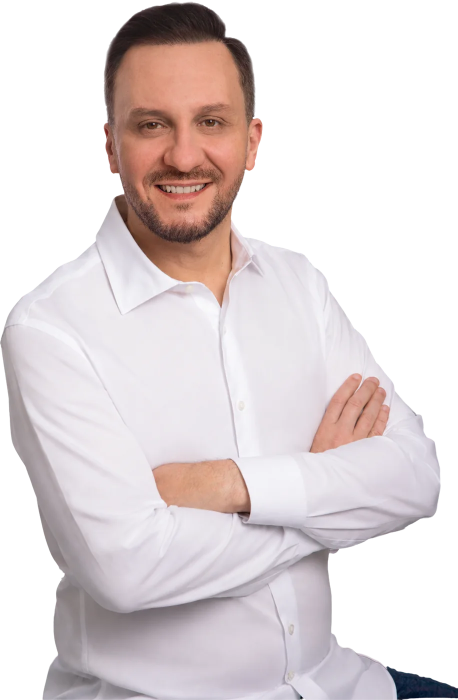
#> input picture assets/brand/foto/pepe-1400.webp, 915 x 1400 px (shown at 1/2 size)
$ python preparar_foto.py ../../assets/brand/foto/pepe-1400.webp
#> lines starting #> are read from the running program, lines starting #| are printed output that depends on the picture
#!/usr/bin/env python3
"""Prepara o retrato recortado: limpa a franja do recorte e gera as variantes.

O PNG que veio da agência tem ~13 mil pixels de borda semi-transparente ainda
contaminados pelo fundo branco do estúdio. Sobre o azul da identidade isso vira
uma franja clara em volta do cabelo e dos ombros — o "branco vazado". Encolher
o alpha em 2px corta a franja sem comer o cabelo; 3px já começa a roer o
contorno, 1px não resolve por completo.

Duas variantes saem daqui:
  corpo  — do topo à cintura, para o cartão de compartilhamento e a gráfica
  busto  — 10% a menos no topo e cortado em 84% da altura, para o hero do site,
           onde o retrato precisa preencher a coluna sem espaço morto em volta
           da cabeça
"""
import sys
from pathlib import Path

from PIL import Image, ImageFilter

RAIZ = Path(__file__).resolve().parent.parent
DIST = RAIZ / "dist" / "foto"

EROSAO_PX = 2          # franja do recorte
# Nada é cortado do topo. O vazio acima da cabeça mede 7px numa imagem de 2400
# — 0,3%, e o próprio getbbox já o descarta. Cortar "10% da margem superior"
# comia 232px de cabelo, porque a margem vazia nunca teve 10%.
CORTE_TOPO = 0.0
CORTE_BASE = 0.84      # onde a cintura fecha, medido por varredura de alpha


def limpar_franja(im: Image.Image, px: int = EROSAO_PX) -> Image.Image:
    """Encolhe o alpha para descartar os pixels de borda contaminados."""
    alpha = im.getchannel("A")
    alpha = alpha.filter(ImageFilter.MinFilter(2 * px + 1))
    alpha = alpha.filter(ImageFilter.GaussianBlur(0.6))
    saida = im.copy()
    saida.putalpha(alpha)
    return saida


def salvar_webp(im: Image.Image, destino: Path, altura: int, q: int = 84) -> None:
    larg = round(im.width * altura / im.height)
    im.resize((larg, altura), Image.LANCZOS).save(
        destino, "WEBP", quality=q, method=6, alpha_quality=100
    )


def main(origem: Path) -> None:
    im = Image.open(origem).convert("RGBA")
#> im is the input picture: PIL image 915x1400 RGBA; mean R, G, B, A 122, 112.6, 113.5, 149.5
    bbox = im.getchannel("A").getbbox()
#> bbox = (0, 1, 915, 1400)
    if bbox:
        im = im.crop(bbox)
#> im: PIL image 915x1399 RGBA
    im = limpar_franja(im)
#> in limpar_franja, `alpha = im.getchannel("A")`:
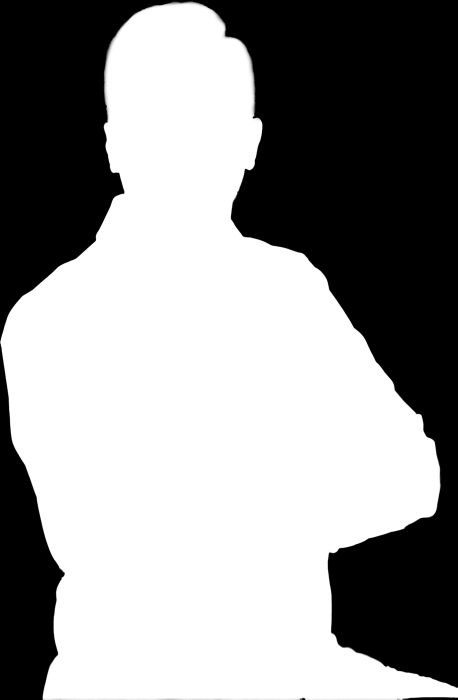
#> alpha: PIL image 915x1399 L (shown at 1/2 size); min 0, max 255, mean 149.6
#> in limpar_franja, `alpha = alpha.filter(ImageFilter.GaussianBlur(0.6))`:
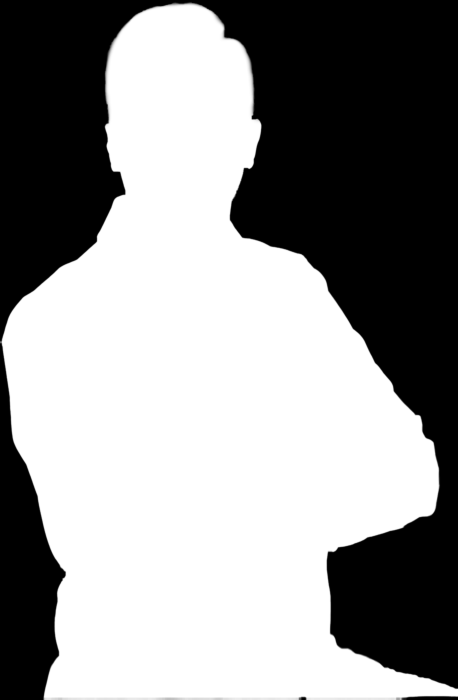
#> alpha: PIL image 915x1399 L (shown at 1/2 size); min 0, max 255, mean 147.7

    DIST.mkdir(parents=True, exist_ok=True)
    w, h = im.size
#> w = 915; h = 1399

    # corpo: como veio, só sem a franja
    for altura in (900, 1400, 2000):
        salvar_webp(im, DIST / f"pepe-{altura}.webp", altura)
#> this loop made 3 passes
#> pass 1, in salvar_webp, `im.resize((larg, altura), Image.LANCZOS).save( destino, "WEBP", qualit..`:
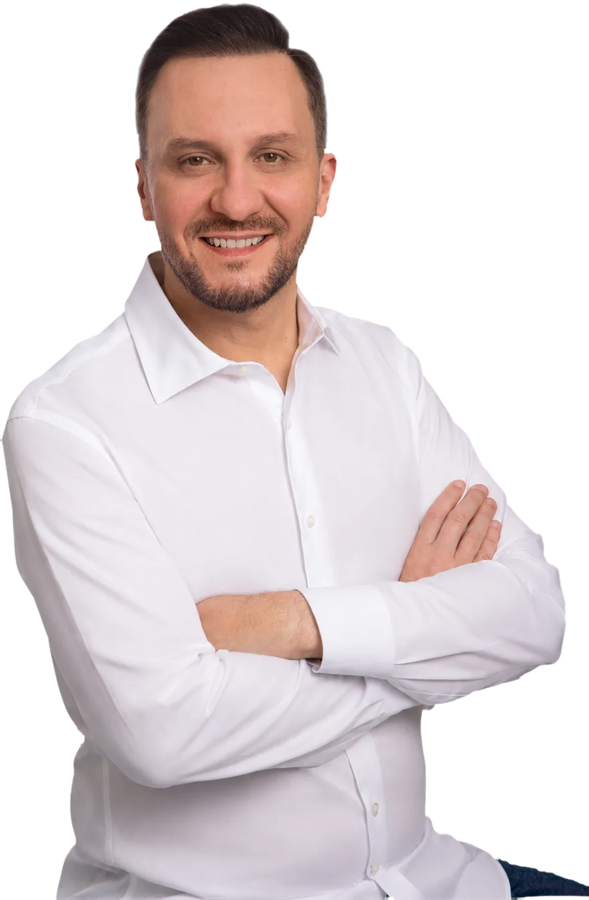
#> saved as pepe-900.webp: PIL image 589x900 RGBA; mean R, G, B, A 119.3, 110, 110.8, 147.7; transparent parts drawn white
    im.save(DIST / "pepe-2400.png")

    # busto: sem o vazio do topo e fechando na cintura
    topo = round(h * CORTE_TOPO)
#> topo = 0
    base = round(h * CORTE_BASE)
#> base = 1175
    busto = im.crop((0, topo, w, base))
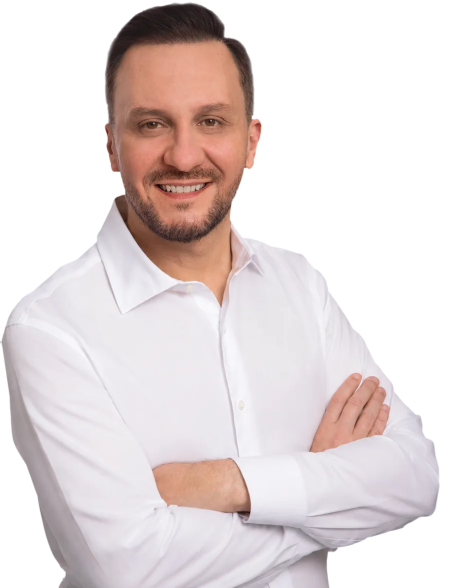
#> busto: PIL image 915x1175 RGBA (shown at 1/2 size); mean R, G, B, A 121, 110.7, 110.4, 142.7; transparent parts drawn white
    bbox_b = busto.getchannel("A").getbbox()
#> bbox_b = (0, 3, 881, 1175)
    if bbox_b:
        busto = busto.crop(bbox_b)
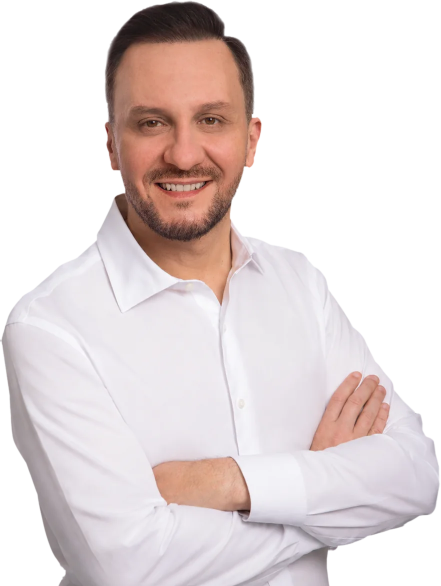
#> busto: PIL image 881x1172 RGBA (shown at 1/2 size); mean R, G, B, A 125.9, 115.2, 114.9, 148.6; transparent parts drawn white
    for altura in (900, 1400):
        salvar_webp(busto, DIST / f"pepe-busto-{altura}.webp", altura)
#> this loop made 2 passes
#> pass 1, in salvar_webp (call 4), `im.resize((larg, altura), Image.LANCZOS).save( destino, "WEBP", qualit..`:
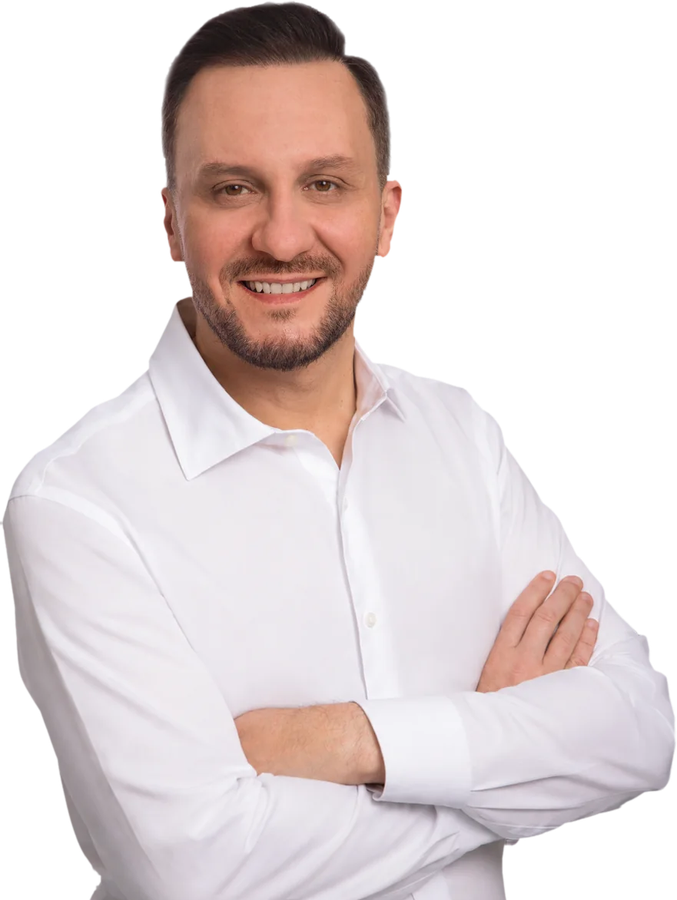
#> saved as pepe-busto-900.webp: PIL image 677x900 RGBA; mean R, G, B, A 122.8, 112.2, 111.9, 148.6; transparent parts drawn white

    # PNG do busto para o Satori, que gera as open-graph do sistema e não
    # decodifica WebP. 900px basta: a peça final tem 630px de altura.
    larg = round(busto.width * 900 / busto.height)
#> larg = 677
    busto.resize((larg, 900), Image.LANCZOS).save(DIST / "pepe-busto-900.png")

    print(f"  corpo  {w}x{h}       -> pepe-{{900,1400,2000}}.webp + pepe-2400.png")
#|   corpo  915x1399       -> pepe-{900,1400,2000}.webp + pepe-2400.png
    print(f"  busto  {busto.width}x{busto.height}  -> pepe-busto-{{900,1400}}.webp"
          f"  (topo -{CORTE_TOPO:.0%}, base {CORTE_BASE:.0%})")
#|   busto  881x1172  -> pepe-busto-{900,1400}.webp  (topo -0%, base 84%)
    print(f"  franja do recorte removida: alpha erodido {EROSAO_PX}px")


if __name__ == "__main__":
    origem = Path(sys.argv[1]) if len(sys.argv) > 1 else None
    if not origem or not origem.exists():
        raise SystemExit("uso: preparar_foto.py <caminho do PNG recortado>")
    main(origem)
